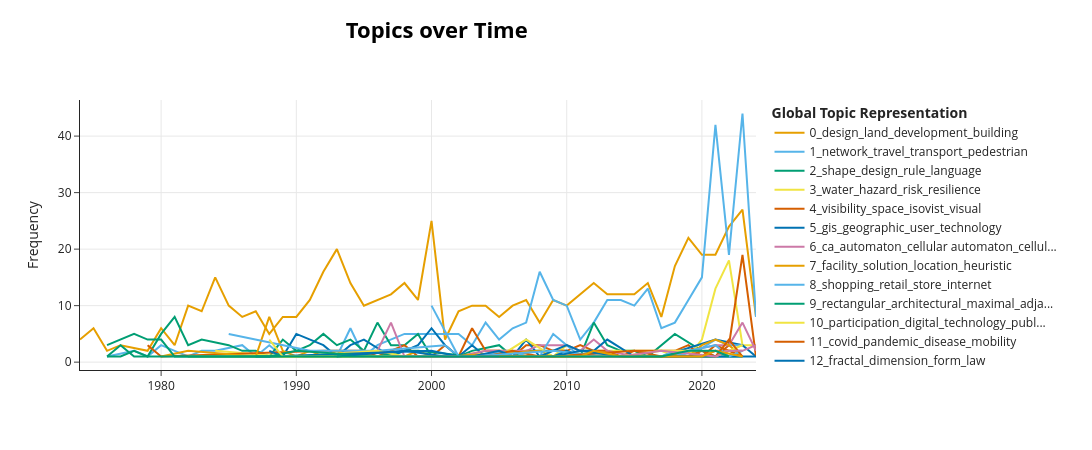

The notebook cell saved with this chart:
### Code cell
topic_model_tfidf.visualize_topics_over_time(topics_over_time)
